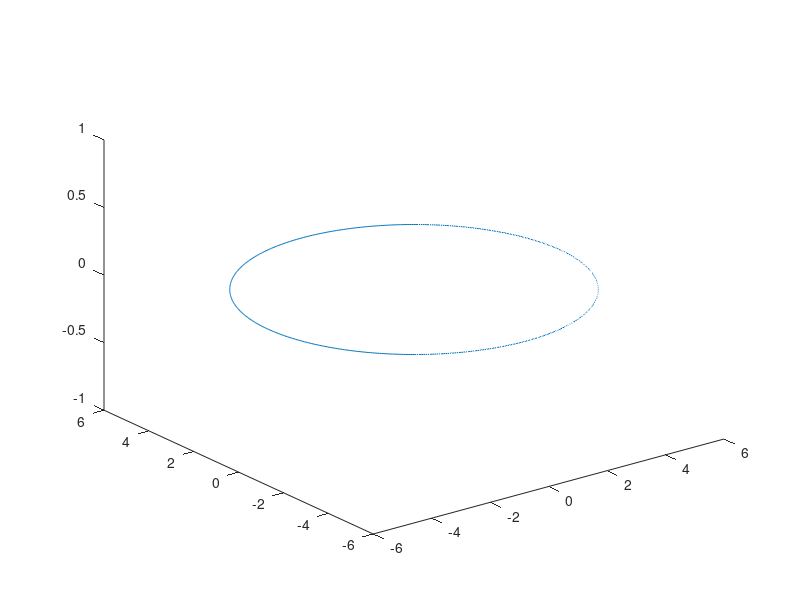

This chart was generated by the following MATLAB code: (Note: this script raises an error after producing the figure.)
clear
clc

theta = 0:0.01:2*pi;
a = 5;
b = 5;
Xi = a*cos(theta);
Yi = b*sin(theta);
Zi = zeros(size(Xi));
XYZi = [Xi; Yi; Zi; ones(size(Xi))]; % q
figure(1)
plot3(XYZi(1, :), XYZi(2, :), XYZi(3, :));
hold on;
R = rotnx(75)*rotny(45)*rotnz(45);
T = [2; 3; -1];

XYZi = XYZi + 0.1*[randn(3, size(XYZi, 2));zeros(1, size(XYZi, 2))];
disp('Actual Transformation');
Trans = [R T; 0 0 0 1]
XYZj = Trans*XYZi; 

plot3(XYZj(1, :), XYZj(2, :), XYZj(3, :));
hold off;
grid;
axis equal

meanXYZi = mean(XYZi, 2);
meanXYZj = mean(XYZj, 2);

meanRemovedXYZi = XYZi(1:3, :) - meanXYZi(1:3, :);
meanRemovedXYZj = XYZj(1:3, :) - meanXYZj(1:3, :);

S = meanRemovedXYZi*meanRemovedXYZj';

[U, D, V] = svd(S);

midMat = diag(ones(1, size(V, 2)));
midMat(end, end) = det(V*U');

R = V*midMat*U';

t = meanXYZj(1:3,:) - R*meanXYZi(1:3, :);
disp('Estimated Transformation');
Trans_est = [R, t; 0 0 0 1]

disp('Product of Actual and inverse of Estimated Transformation');
product = Trans*inv(Trans_est)

